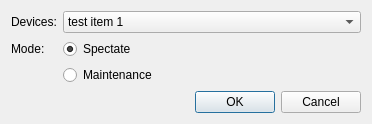
<?xml version="1.0" encoding="UTF-8"?>
<ui version="4.0">
 <class>connectionDialog</class>
 <widget class="QDialog" name="connectionDialog">
  <property name="geometry">
   <rect>
    <x>0</x>
    <y>0</y>
    <width>372</width>
    <height>113</height>
   </rect>
  </property>
  <property name="sizePolicy">
   <sizepolicy hsizetype="Fixed" vsizetype="Fixed">
    <horstretch>0</horstretch>
    <verstretch>0</verstretch>
   </sizepolicy>
  </property>
  <property name="windowTitle">
   <string>Connection Settings</string>
  </property>
  <property name="sizeGripEnabled">
   <bool>false</bool>
  </property>
  <property name="modal">
   <bool>false</bool>
  </property>
  <layout class="QFormLayout" name="formLayout">
   <item row="0" column="0">
    <widget class="QLabel" name="devicesListLabel">
     <property name="toolTip">
      <string>Choose the port in which the device is connected</string>
     </property>
     <property name="text">
      <string>Devices:</string>
     </property>
    </widget>
   </item>
   <item row="0" column="1">
    <widget class="QComboBox" name="devicesList">
     <property name="currentText">
      <string>test item 1</string>
     </property>
     <property name="currentIndex">
      <number>0</number>
     </property>
     <property name="minimumContentsLength">
      <number>0</number>
     </property>
     <item>
      <property name="text">
       <string>test item 1</string>
      </property>
     </item>
     <item>
      <property name="text">
       <string>test item 2</string>
      </property>
     </item>
    </widget>
   </item>
   <item row="1" column="0">
    <widget class="QLabel" name="modeSelectorLabel">
     <property name="toolTip">
      <string>Select the mode of operation</string>
     </property>
     <property name="text">
      <string>Mode:</string>
     </property>
    </widget>
   </item>
   <item row="1" column="1">
    <widget class="QRadioButton" name="paradigmModeButton">
     <property name="toolTip">
      <string>Paradigm: the program has no interaction with the device</string>
     </property>
     <property name="text">
      <string>Spectate</string>
     </property>
     <property name="checked">
      <bool>true</bool>
     </property>
    </widget>
   </item>
   <item row="2" column="1">
    <widget class="QRadioButton" name="maintenanceModeButton">
     <property name="toolTip">
      <string>Maintenance: Program has full control of the device</string>
     </property>
     <property name="text">
      <string>Maintenance</string>
     </property>
    </widget>
   </item>
   <item row="3" column="1">
    <widget class="QDialogButtonBox" name="connectionDialogButtons">
     <property name="orientation">
      <enum>Qt::Horizontal</enum>
     </property>
     <property name="standardButtons">
      <set>QDialogButtonBox::Cancel|QDialogButtonBox::Ok</set>
     </property>
    </widget>
   </item>
  </layout>
 </widget>
 <tabstops>
  <tabstop>devicesList</tabstop>
  <tabstop>maintenanceModeButton</tabstop>
  <tabstop>paradigmModeButton</tabstop>
 </tabstops>
 <resources>
  <include location="../../resources/resources.qrc"/>
 </resources>
 <connections>
  <connection>
   <sender>connectionDialogButtons</sender>
   <signal>accepted()</signal>
   <receiver>connectionDialog</receiver>
   <slot>accept()</slot>
   <hints>
    <hint type="sourcelabel">
     <x>274</x>
     <y>95</y>
    </hint>
    <hint type="destinationlabel">
     <x>157</x>
     <y>112</y>
    </hint>
   </hints>
  </connection>
  <connection>
   <sender>connectionDialogButtons</sender>
   <signal>rejected()</signal>
   <receiver>connectionDialog</receiver>
   <slot>reject()</slot>
   <hints>
    <hint type="sourcelabel">
     <x>342</x>
     <y>101</y>
    </hint>
    <hint type="destinationlabel">
     <x>286</x>
     <y>112</y>
    </hint>
   </hints>
  </connection>
 </connections>
</ui>
